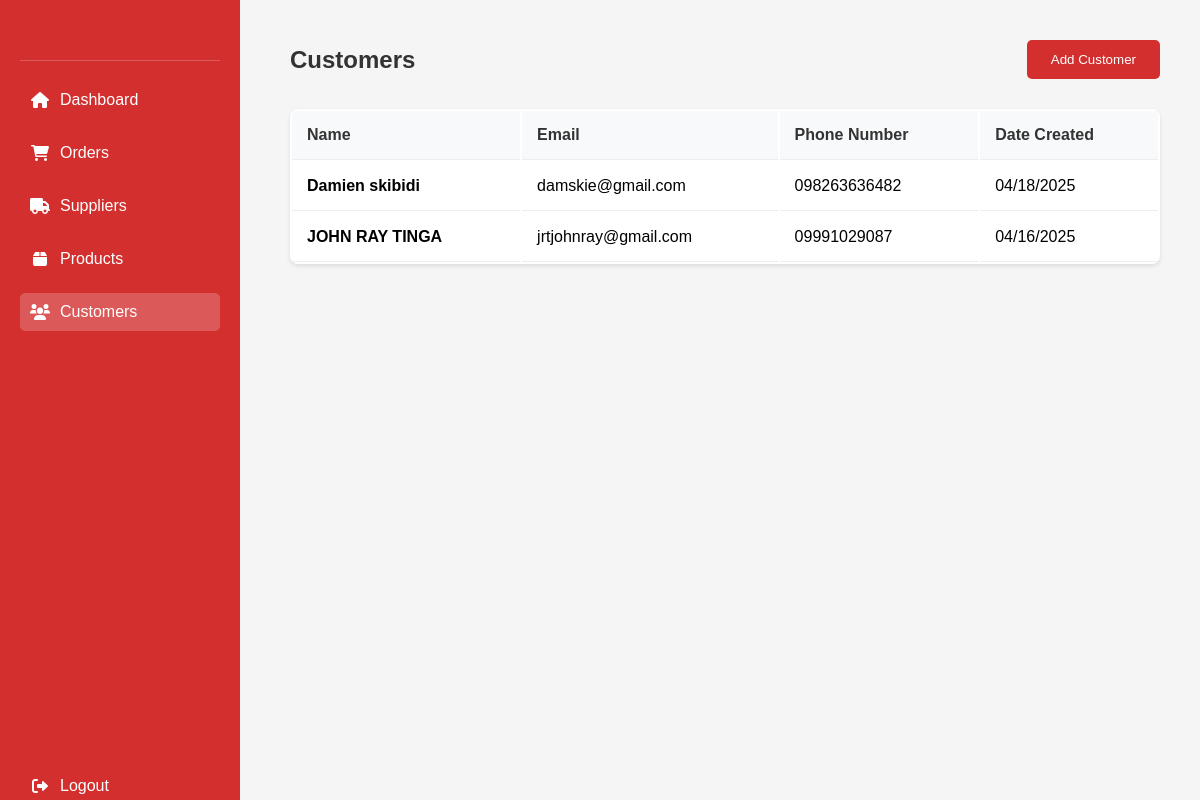
/Admin_customers.php, run on the app's committed database.
### tables this page shows
CREATE TABLE `customer` (
  `PK_CUSTOMER_ID` int(11) NOT NULL,
  `L_NAME` varchar(30) NOT NULL,
  `F_NAME` varchar(30) NOT NULL,
  `EMAIL` varchar(255) NOT NULL,
  `PASSWORD_HASH` varchar(255) NOT NULL,
  `CUSTOMER_ADDRESS` varchar(255) NOT NULL,
  `PHONE_NUM` char(15) NOT NULL,
  `CREATED_AT` datetime NOT NULL DEFAULT current_timestamp(),
  `UPDATE_AT` datetime NOT NULL
);

### Admin_customers.php (the view, shortened to what this page needs)
<?php
include 'db_connect.php';
$sql = "SELECT F_NAME, L_NAME, EMAIL, CREATED_AT, PHONE_NUM FROM customer ORDER BY CREATED_AT DESC";
$result = $conn->query($sql);
?>
<!DOCTYPE html>
<html lang="en">
<head>
    <link rel="stylesheet" href="https://cdnjs.cloudflare.com/ajax/libs/font-awesome/6.0.0/css/all.min.css">
</head>
<body>
    <div class="sidebar">
    <div class="admin-profile">
        </div>
        <a href="Admin_home.php">
            <i class="fas fa-home"></i> Dashboard
        </a>
        <a href="Admin_orders.php">
            <i class="fas fa-shopping-cart"></i> Orders
        </a>
        <a href="Admin_suppliers.php">
            <i class="fas fa-truck"></i> Suppliers
        </a>
        <a href="Admin_product.php">
            <i class="fas fa-box"></i> Products
        </a>
        <a href="Admin_customers.php" class="active">
            <i class="fas fa-users"></i> Customers
        </a>
        <a href="logout.php" style="margin-top: auto;">
            <i class="fas fa-sign-out-alt"></i> Logout
        </a>
    </div>
    <div class="customer-section">
        <div class="header">
            <h2>Customers</h2>
            <button onclick="window.location.href='Admin_add_customer.php'">Add Customer</button>
        </div>
        <table>
            <thead>
                <tr>
                    <th>Name</th>
                    <th>Email</th>
                    <th>Phone Number</th>
                    <th>Date Created</th>
                </tr>
            </thead>
            <tbody>
                <?php while($row = $result->fetch_assoc()): ?>
                <tr>
                    <td><strong><?= htmlspecialchars($row['F_NAME'] . ' ' . $row['L_NAME']) ?></strong></td>
                    <td><?= htmlspecialchars($row['EMAIL']) ?></td>
                    <td><?= htmlspecialchars($row['PHONE_NUM']) ?></td>
                    <td><?= date("m/d/Y", strtotime($row['CREATED_AT'])) ?></td>
                </tr>
                <?php endwhile; ?>
            </tbody>
        </table>
    </div>
</body>
</html>

### Admin_customers.php (style rules this page uses)
body { margin: 0; font-family: Arial, sans-serif; background-color: #f5f5f5; }
.sidebar { width: 200px; background-color: #d32f2f; height: 100vh; position: fixed; color: white; display: flex; flex-direction: column; padding: 20px; }
.admin-profile { text-align: center; padding: 20px 0; border-bottom: 1px solid rgba(255,255,255,0.2); margin-bottom: 20px; }
.sidebar a { display: flex; align-items: center; color: white; text-decoration: none; margin-bottom: 15px; padding: 10px; border-radius: 5px; transition: all 0.3s ease; }
.sidebar a i { margin-right: 10px; width: 20px; text-align: center; }
.sidebar a.active { background: rgba(255,255,255,0.2); }
.customer-section { margin-left: 250px; padding: 40px; }
.header { display: flex; justify-content: space-between; align-items: center; margin-bottom: 30px; }
.header h2 { margin: 0; color: #333; font-size: 24px; }
.header button { background-color: #d32f2f; color: white; border: none; padding: 12px 24px; cursor: pointer; border-radius: 5px; transition: background-color 0.3s; }
table { width: 100%; background: white; border-radius: 8px; box-shadow: 0 2px 4px rgba(0,0,0,0.1); overflow: hidden; }
table th, table td { padding: 15px; text-align: left; border-bottom: 1px solid #eee; }
table th { background-color: #f8f9fa; color: #333; font-weight: 600; }

### data on the page
customer: F_NAME+L_NAME "Damien skibidi", EMAIL "damskie@gmail.com", PHONE_NUM "098263636482", CREATED_AT "04/18/2025"
customer: F_NAME+L_NAME "JOHN RAY TINGA", EMAIL "jrtjohnray@gmail.com", PHONE_NUM "09991029087", CREATED_AT "04/16/2025"
